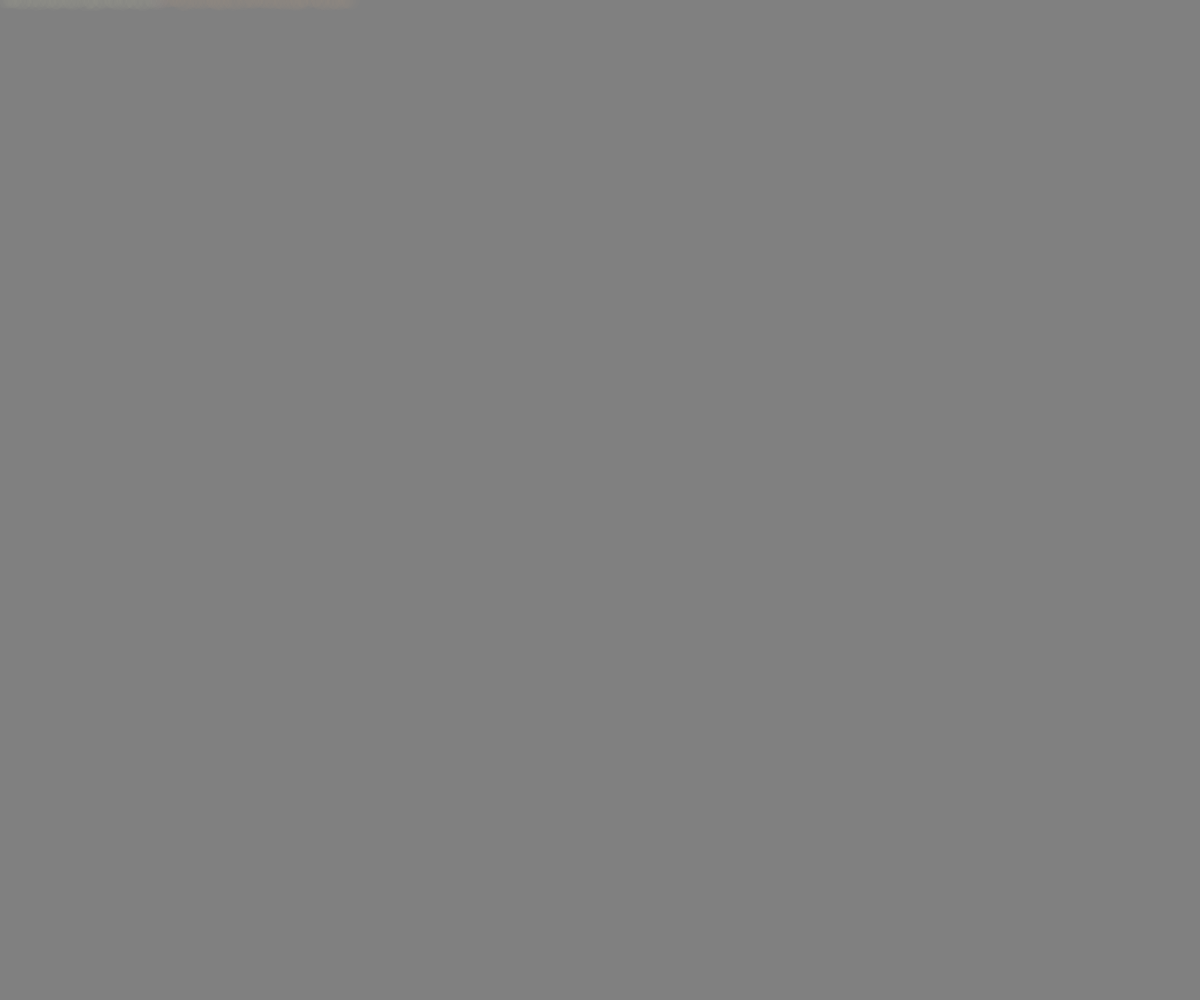
Frame 1 (no input)
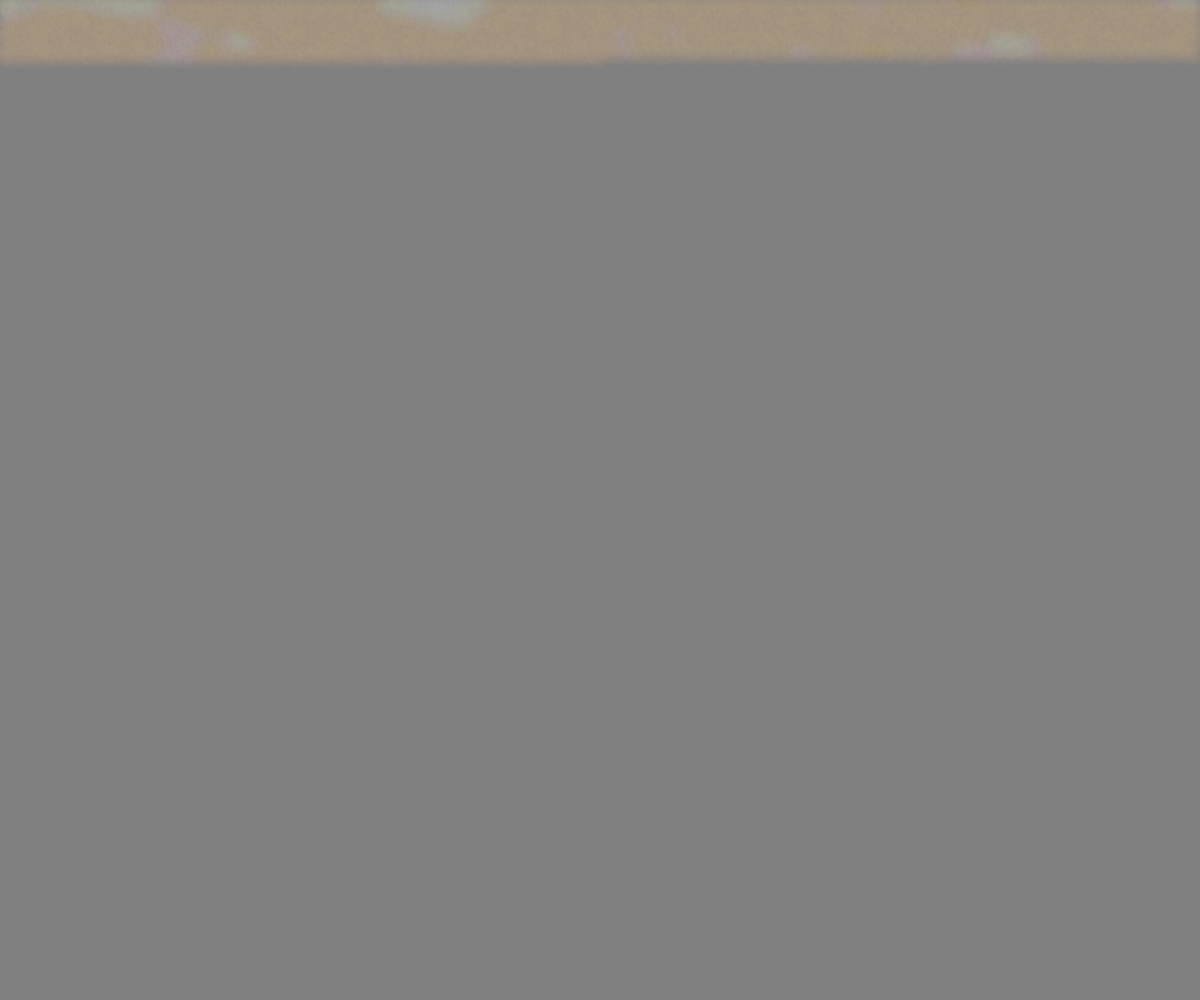
Frame 60 (no input)
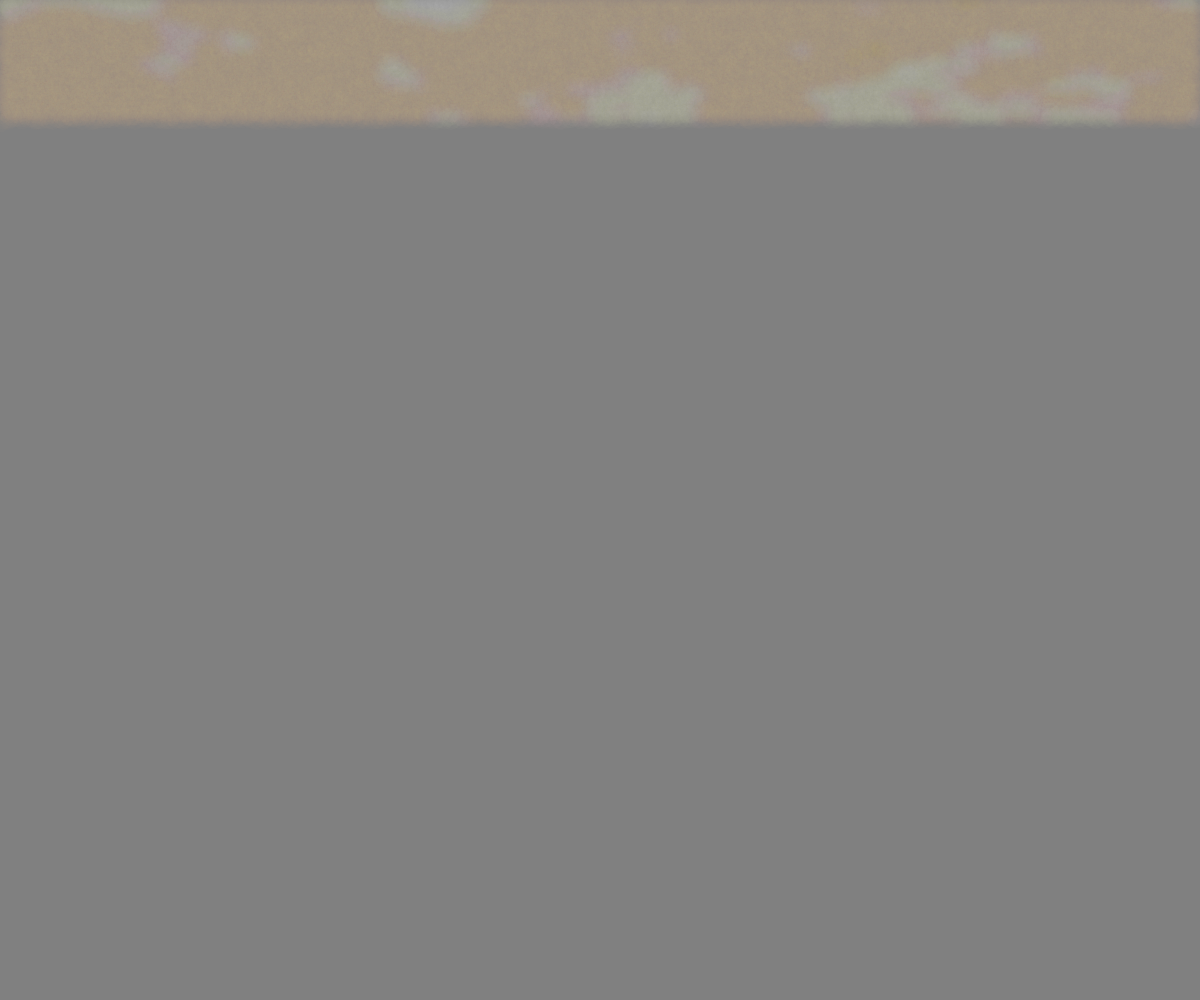
Frame 120 (the mouse pressed at the canvas centre since frame 60)

The p5.js sketch that drew these frames (run headless with seeded random() and noise() and a simulated clock; from frame 60 on, the mouse is pressed at the canvas centre):

// p5.js sketch
// ── sketch.js
let det = 0.01;
let maxdist = 75;
let ldir;
let colo;
let pm;
let hitm;
let pix = 0;
let w, h;
let listoo = false;
let distmush;
let gr;
let features;
let set = false;
let fxrand = Math.random;

p5.Vector.prototype.rotateAxis = function (angleXY, angleXZ, angleYZ) {
  let vec2D;
  let vec3D = this;
  vec2D = createVector(vec3D.x, vec3D.y);
  vec2D.rotate(angleXY);
  vec3D.set(vec2D.x, vec2D.y, vec3D.z);
  vec2D = createVector(vec3D.x, vec3D.z);
  vec2D.rotate(angleXZ);
  vec3D.set(vec2D.x, vec3D.y, vec2D.y);
  vec2D = createVector(vec3D.y, vec3D.z);
  vec2D.rotate(angleYZ);
  vec3D.set(vec3D.x, vec2D.x, vec2D.y);
  return vec3D;
};

p5.Color.prototype.rotate = function (angleRG, angleRB, angleGB) {
  let col = this;
  let vec;
  if (col.x == undefined) {
    vec = createVector(col._array[0], col._array[1], col._array[2]);
  } else {
    vec = createVector(col.x, col.y, col.z);
  }
  vec.rotateAxis(angleRG, angleRB, angleGB);
  col.x = vec.x;
  col.y = vec.y;
  col.z = vec.z;
  col.setRed(abs(col.x));
  col.setGreen(abs(col.y));
  col.setBlue(abs(col.z));
  return col;
};

let angles = [0, 0.7, 3, 4, 4];
let mushroom_rotation;
let mushroom_tilt;
let mushroom_head1;
let mushroom_head2;
let mushroom_tallo;
let mushroom_height;
let mushroom_pattern_size;
let mushroom_pattern_freq;
let mushroom_clone;
let image_color;
let light_angle;
let flowers_color;
let river;
let camera_orientation;


function setup() {
  feat();
  w = windowWidth;
  h = windowHeight;
  createCanvas(w, h);
  colorMode(RGB, 1);
  //w = 800;
  //h = 800;
  ldir = createVector(3, -2, -2);
  ldir.normalize();
  ldir.rotateAxis(0, light_angle, 0);
  pm = createVector(0, 0, 0);
  if (image_color == 5/4) {
    background(0.15);
    ldir = createVector(0.2, -0.5, 1);
  } else background(0.5);
}



window.onload = feat;

function feat() {
  if (set) return;
  set = true;
  mushroom_rotation = angles[Math.floor(fxrand() * 5)];
//  mushroom_rotation = angles[4];
  mushroom_tilt = 0.015 + (fxrand() - 0.5) * 0.015;
  let shape = Math.floor(fxrand() * 5) / 4;
  mushroom_head1 = 0.3 + shape * 0.7;
  let fat = Math.floor(fxrand() * 3.9) / 4;
  mushroom_head2 = Math.pow(fat, 2);
  mushroom_tallo = mushroom_head2 - 0.5;
  let he = Math.floor(fxrand() * 3);
  mushroom_height = (he / 3 - 0.3) * 10;
  mushroom_pattern_size = 0.2 + fxrand() * 0.25;
  mushroom_pattern_freq = 0.5 + fxrand() * 0.3;
  mushroom_clone = fxrand() > 0.5;
  image_color = Math.floor(fxrand() * 6) / 4;
  light_angle = Math.floor(fxrand() * 5) / 4 * 0.5;
  flowers_color = Math.floor(fxrand() * 4.99);
  river = fxrand() > .3;
  camera_orientation = fxrand() > 0.7 ? -1 : 1;

  let feature_mood;
  if (image_color == 0) feature_mood = "happy";
  if (image_color == 1/4) feature_mood = "happy";
  if (image_color == 2/4) feature_mood = "normal";
  if (image_color == 3/4) feature_mood = "melancholic";
  if (image_color == 4/4) feature_mood = "strange";
  if (image_color == 5/4) feature_mood = "sleepy";
  console.log("mood", feature_mood);

  let feature_mushroom_height;
  if (he == 2) feature_mushroom_height = "short";
  if (he == 1) feature_mushroom_height = "medium"
  if (he == 0) feature_mushroom_height = "tall"
  console.log("mushroom height", feature_mushroom_height);

  let feature_camera_angle = Math.floor(mushroom_rotation * 3.1416 * 2);
  console.log("camera angle", feature_camera_angle + " degrees");

  let feature_mushroom_shape = Math.floor(shape * 4.9) + 1;
  console.log("mushroom_shape", feature_mushroom_shape);

  let feature_mushroom_tilt = Math.floor(mushroom_tilt * 500) + " degrees";
  console.log("mushroom_tilt", feature_mushroom_tilt);

  let feature_mushroom_fatness;
  if (fat == 0/4) feature_mushroom_fatness = "S";
  if (fat == 1/4) feature_mushroom_fatness = "M";
  if (fat == 2/4) feature_mushroom_fatness = "L";
  if (fat == 3/4) feature_mushroom_fatness = "XL";
  console.log("mushroom_fatness", feature_mushroom_fatness);

  let feature_mushrooms;
  if (mushroom_clone) feature_mushrooms = "4";
  else feature_mushrooms = "2";
  console.log("mushrooms", feature_mushrooms);

  let feature_flowers_color;
  if (flowers_color == 0) feature_flowers_color = "cyan";
  if (flowers_color == 1) feature_flowers_color = "yellow";
  if (flowers_color == 2) feature_flowers_color = "pink";
  if (flowers_color == 3) feature_flowers_color = "multicolor";
  if (flowers_color == 4 || image_color == 5/4) feature_flowers_color = "white";
  console.log("flowers color", feature_flowers_color);

  let feature_river;
  if (river) feature_river = "yes";
  else feature_river = "no";
  console.log("river", feature_river);

  let feature_camera_orientation;
  if (camera_orientation == 1) feature_camera_orientation = "north";
  else feature_camera_orientation = "south";
  console.log("camera_orientation", feature_camera_orientation);
  features = {
      "mood" : feature_mood,
      "mushrooms" : feature_mushrooms,
      "mushroom height" : feature_mushroom_height,
      "mushroom fatness" : feature_mushroom_fatness,
      "mushroom shape" : feature_mushroom_shape,
      "mushroom tilt" : feature_mushroom_tilt,
      "flowers color" : feature_flowers_color,
      "river" : feature_river,
      "camera orientation" : feature_camera_orientation,
  }

  window.$fxhashFeatures = features;
  console.log(window.$fxhashFeatures);
}

function draw() {
  if (listoo) return;
  noStroke();
  strokeWeight(1);
  translate(w / 2, h / 2);
  let aspect = w / h;
  for (let i = 0; i < 100; i++) {
    pix++;
    let r = createVector(random() - 0.5, random() - 0.5);
    let res = 3.5;
    if (pix > w / res * (h + 50) / res) listoo = true;
    let ww = w / res;
    let wh = h / res;
    let x = (pix % ww)+ r.x;
    let y = Math.floor(pix / ww) + r.y;
    let uv = createVector(x / ww - 0.5, y / wh - 0.5);
    let from = createVector(0, -17, -30 * camera_orientation + (camera_orientation < 0 ? 10 : 0));
    let dir = createVector(uv.x * aspect, uv.y, camera_orientation);
    dir.y += 0.4;
    dir.x -= 0.05;
    dir.normalize();
    let mar = march(from, dir);
    mar.col.setAlpha(min(0.8, exp(-5 * mar.td)));
    fill(mar.col);
    noStroke();
    let dm = (1 - max(0, 1 - mar.distmush * 0.3));
    circle(uv.x * w, uv.y * h, 3 + mar.td * (mar.grass ? 20  - dm * 10 : 20));
    let xx = uv.x * w;
    let yy = uv.y * h;
    mar.col.setRed(mar.col._array[0] * 0.7);
    mar.col.setGreen(mar.col._array[1] * 0.7);
    mar.col.setBlue(mar.col._array[2] * 0.7);
    if (mar.grass) {
      let dd = pow(1 - mar.td, 3);
      let fcolor = flowers_color;
      if (flowers_color == 3) {
        fcolor = Math.floor(random() * 3);
      }
      if (fcolor == 0) fill(0.5, 1, 1, 0.1 + dd * 2);
      if (fcolor == 1) fill(1, 1, 0.5, 0.1 + dd * 2);
      if (fcolor == 2) fill(1, 0.5, 1, 0.1 + dd * 2);
      if (fcolor == 4 || image_color == 5/4) fill(1, (image_color == 5/4 ? 0 : 0.1) + dd);
      if (noise(xx * 0.05, yy * 0.2) > 0.7 && mar.flowers) circle(xx, yy, 3 + dd * 25 * dm);
      stroke(mar.col)
      noFill();
      triangle(xx, yy, xx + dd * 5 + 3, yy, 
               xx + (random() - 0.5) * dd * 100 * dm, yy - dd * 200 * random() * dm);
    }
  }
}

function hash(p2) {
  let p = p2.copy();
  let r = p5.Vector.dot(p, createVector(12.9898, 78.233));
  return fract(sin(r) * 43758.5453);
}

function mushroom(p2, size) {
  let p = p2.copy();
  let hdif = 0;
  if (mushroom_clone) {
    if (p.x > 0) hdif = 4;
    p.set(abs(p.x), p.y, p.z);
    p.sub(8, 0, 0);
    mushroom_tilt = abs(mushroom_tilt) * (hdif == 0 ? -1 : 1);
  }
  p.mult(size);
  let a = atan2(p.x, p.z);
  let l = createVector(p.x, p.z).mag();
  p.sub(0, l * 0.2 + sin(a * 7) * l * l * 0.005 + mushroom_height - hdif, 0);
  p.rotateAxis(p.y * mushroom_tilt, 0, 0);
  let dx = max(0, abs(p.x) - mushroom_tallo);
  let dy = max(0, abs(p.y) - 15);
  let dz = max(0, abs(p.z) - mushroom_tallo);
  let pb = createVector(dx, dy, dz);
  let d = pb.mag() - 1 - exp(-mushroom_head1 * abs(p.y + 13) * (1 + max(0, p.y + 13))) * (3 + mushroom_head2 * 2.5);
  return { d: d / size * 0.5, p: p };
}

function de(p2) {
  let p = p2.copy();
  let pa = p2.copy();
  p.rotateAxis(0, mushroom_rotation, 0);
  p.add(0, -3, 0);
  let p3 = p.copy();
  let m1 = mushroom(p, 1);
  p3.set(-p3.x - 4, p3.y, p3.z + 2);
  let p3r = createVector(p3.x, p3.z);
  p3r.rotate(0.3);
  p3.set(p3r.x, p3.y, p3r.y);
  let m2 = mushroom(p3, 1.5);
  let d = min(m1.d, m2.d);
  //let d = 1000;
  if (d == m1.d) pm = m1.p;
  else pm = m2.p;
  let h = sin(p.x * 0.2) + cos(p.z * 0.3);
  gr = -p2.y + 3 + h + (image_color == 5/4 ? 0 : (0.3 * abs(fract(p2.z / 2) - 0.5)));
  d = min(d, gr);
  if (d == gr) hit = true;
  else hit = false;
  //pm = p;
  distmush = min(distmush,min(m1.d, m2.d));
  pa.rotateAxis(0, -0.3, 0);
  if (river) d = max(d, -abs(pa.z - 18 + sin(p.z / 4) * 4) + 6 - p2.z * 0.15);
  if (river) d = min(d, gr + 1.5);;
  return d;
}

function nor(p) {
  let p1 = p.copy();
  p1.add(det, 0, 0);
  let p2 = p.copy();
  p2.add(0, det, 0);
  let p3 = p.copy();
  p3.add(0, 0, det);
  let n = createVector(de(p1), de(p2), de(p3));
  let d = de(p);
  n.sub(d, d, d);
  n.normalize();
  return n;
}

function shadow(p2) {
  let p = p2.copy();
  let td = 0;
  let d = 0.5;
  for (let i = 0; i < 80; i++) {
    p.add(ldir.x * d, ldir.y * d, ldir.z * d);
    d = de(p);
    td += d;
    if (d < det) return 0.5;
    if (td > 30) break;
  }
  return 1;
}

function shade(p) {
  let n = nor(p);
  let amb = 0.3;
  let dif = max(0, p5.Vector.dot(ldir, n)) * 1.5;
  let sh = shadow(p);
  return max(amb, dif) * sh;
}

function march(from, dir) {
  let flowers = true;
  distmush = 1000;
  let d;
  let td = 0;
  let p = from;
  let col = color(0, 0);
  let g = 0;
  let grass = false;
  for (let i = 0; i < 80; i++) {
    d = de(p);
    p.add(dir.x * d, dir.y * d, dir.z * d);
    if (d < det || td > maxdist) break;
    td += d;
    g++;
  }
  let dm = distmush;
  let pp = pm.copy();
  let gro = gr;
  if (d < 0.2) {
    let h = hit;
    let c = shade(p);
    let xz = createVector(pp.x, pp.z);
    let l = xz.mag();
    if (pp.y < -12) {
      xz.rotate(0.7);
      xz.set(
        fract(xz.x * mushroom_pattern_freq + Math.floor(xz.y * mushroom_pattern_freq) * 0.5) - 0.5,
        fract(xz.y * mushroom_pattern_freq) -0.5
      );
      col = color(c, (dir.y - 0.1) * c * 1.5, 0);
      col.rotate(0, image_color * 0.7, 0);
      col = lerpColor(col, color(c), xz.mag() < mushroom_pattern_size ? 0.5 : 0);
    }
    if (pp.y > -12.5) col = color(c * 0.7);
    if (h) {
      let ao = 1 - exp(-0.5 * createVector(pp.x, pp.z).mag()) * 1.3;
      //ao=1;
      col = color(c * 0.3 * ao, c * 0.5 * ao, (image_color == 5/4 ? 0.1 : 0));
      col.rotate(image_color, image_color * 2, 0);
      col = distanciarColor(col, 0.3);
      grass = true;
      if (gro < 0 && river) {
        flowers = false;
        grass = false;
        p.mult(0.2);
        nub = pow(noise(dir.x * 10 + 100, abs(dir.y) * 20 + 150), 2) * 2;
        col = lerpColor(color(0.4, 0.8, 1).rotate(0, image_color * 2, 0), color(1), nub);
        let depth = min(1, gro * gro) * 0.5 + 0.5;
        col = color(red(col) * 0.5 * depth, green(col) * 0.6 * depth, blue(col) * 0.7 * depth);
      }
    }
  } else {
    p.mult(0.1);
    nub = pow(noise(dir.x * 10 + 100, dir.y * 20 + 150), 2) * 2;
    col = lerpColor(
      lerpColor(color(0.4, 0.8, 1).rotate(0, image_color * 2, 0), color(1), p.y + 0.8), color(1), nub);
    let moon = max(0, 1 - (dir.x * dir.x + dir.y * dir.y) * 30) * max(0, camera_orientation);
    if (image_color == 5/4) col = color(0.2+moon+nub*.2,0.3+moon+nub*.3,0.5+moon);
    td = maxdist;
  }
  return { col: col, td: td / maxdist - 0.2, grass: grass, flowers: flowers, distmush: dm + max(0, pp.y) * 500};
}

function distanciarColor(col, dist) {
  let rnd1 = random();
  let rnd2 = random();
  let v1 = dist * rnd1;
  let v2 = dist * (1-rnd1);
  let v3 = (v1 + v2) * rnd2;
  v1 *= 1 - rnd2;
  v2 *= 1 - rnd2;
  let r = red(col);
  let g = green(col);
  let b = blue(col);
  let a = alpha(col);
//  console.log(v1,v2,v3);
  return color(r + v1, g + v2, b + v3, a)  
}
